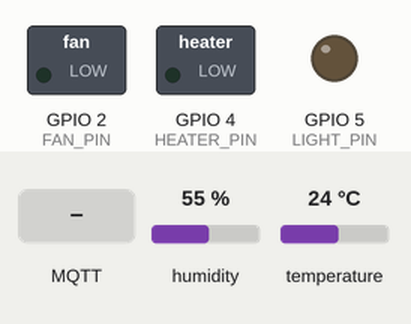
Recording of a sketch running on a simulated ESP32. Parts: switched loads named in the sketch (green lamp = pin HIGH), output pins drawn as LEDs (lit = HIGH). The test bench sets the inputs (shaded band); at power-on: humidity 55 %, temperature 24 °C. WiFi joins after 1.5 s; servers stay silent unless stated; random numbers use the default seed unless the sketch sets one; no MQTT or app messages arrive unless stated; what the sketch prints to the serial monitor is not drawn.

Above: at 2.7 s.
2.8 s: MQTT message "ON" arrives on the first subscribed topic
At 3.2 s:
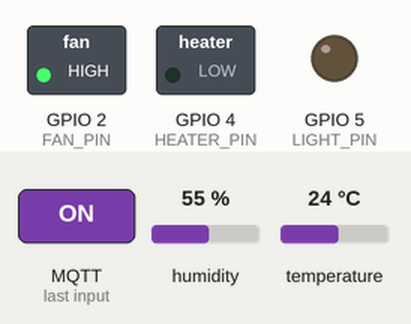
4.3 s: MQTT message "ON" arrives on the second subscribed topic
At 5.5 s:
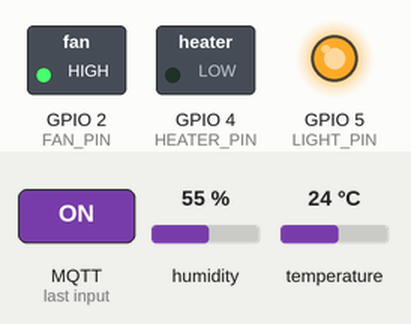
5.8 s: MQTT message "OFF" arrives on the first subscribed topic
At 7.0 s:
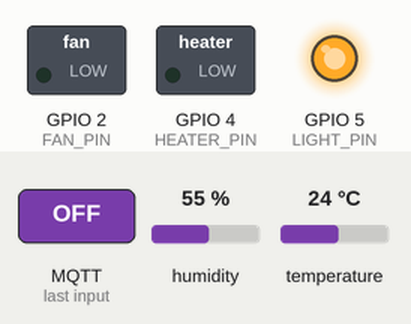
7.3 s: MQTT message "ON" arrives on the third subscribed topic
At 8.2 s:
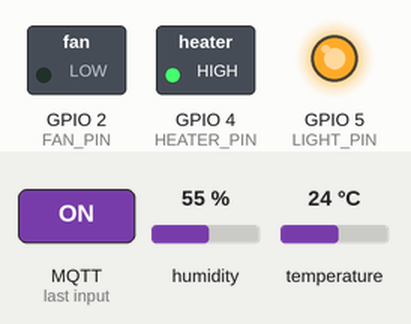
8.8 s: MQTT message "OFF" arrives on the second subscribed topic
At 10.0 s:
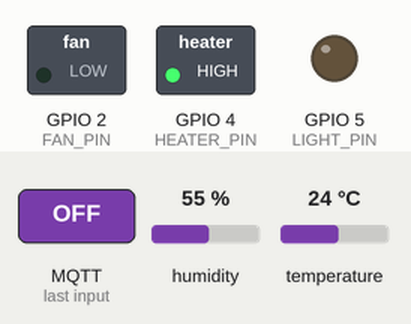
10.3 s: MQTT message "ON" arrives on the first subscribed topic
At 11.5 s:
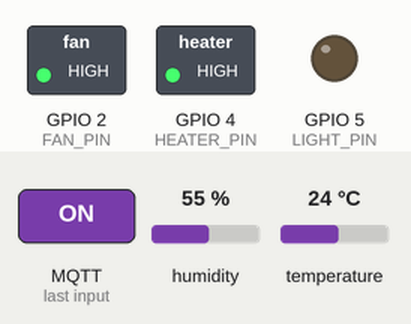
Timing chart, 0 to 12.8 s (numbered marks = the images above; inputs shaded):
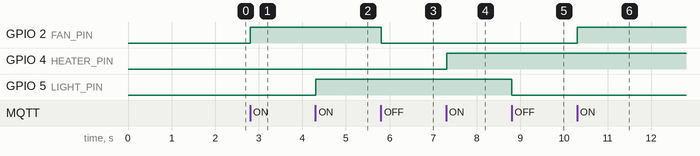

The sketch:

MQTT_G24.ino
```cpp
#include <WiFi.h>
#include <PubSubClient.h>
#include <DHTesp.h>

const char* ssid = "Phong802";
const char* password = "20021997";
const char* mqtt_server = "broker.hivemq.com"; // Thay đổi thành MQTT broker của bạn

const char* fan_control_topic = "/home/fan/control";
const char* light_control_topic = "/home/light/control";
const char* heater_control_topic = "/home/heater/control";
const char* temp_topic = "/home/sensor/temperature";
const char* hum_topic = "/home/sensor/humidity";

const int FAN_PIN = 2;     // Thay đổi thành chân kết nối relay của quạt
const int LIGHT_PIN = 5;   // Thay đổi thành chân kết nối relay của bóng đèn
const int HEATER_PIN = 4;  // Thay đổi thành chân kết nối relay của máy sưởi
const int DHT_PIN = 15;    // Thay đổi thành chân kết nối cảm biến DHT22

WiFiClient espClient;
PubSubClient client(espClient);
DHTesp dht;

void setup_wifi() {
  delay(10);
  Serial.println();
  Serial.print("Connecting to ");
  Serial.println(ssid);

  WiFi.mode(WIFI_STA);
  WiFi.begin(ssid, password);

  while (WiFi.status() != WL_CONNECTED) {
    delay(500);
    Serial.print(".");
  }

  Serial.println("");
  Serial.println("WiFi connected");
  Serial.println("IP address: ");
  Serial.println(WiFi.localIP());
}

void callback(char* topic, byte* payload, unsigned int length) {
  String message;
  for (int i = 0; i < length; i++) {
    message += (char)payload[i];
  }
  Serial.println("Message arrived [" + String(topic) + "] " + message);

  // Kiểm tra chủ đề và thực hiện các hành động tương ứng
  if (String(topic) == fan_control_topic) {
    if (message == "ON") {
      digitalWrite(FAN_PIN, HIGH); // Bật quạt
    } else if (message == "OFF") {
      digitalWrite(FAN_PIN, LOW); // Tắt quạt
    }
  } else if (String(topic) == light_control_topic) {
    if (message == "ON") {
      digitalWrite(LIGHT_PIN, HIGH); // Bật bóng đèn
    } else if (message == "OFF") {
      digitalWrite(LIGHT_PIN, LOW); // Tắt bóng đèn
    }
  } else if (String(topic) == heater_control_topic) {
    if (message == "ON") {
      digitalWrite(HEATER_PIN, HIGH); // Bật máy sưởi
    } else if (message == "OFF") {
      digitalWrite(HEATER_PIN, LOW); // Tắt máy sưởi
    }
  }
}

void reconnect() {
  while (!client.connected()) {
    Serial.print("Attempting MQTT connection...");
    String clientId = "ESP32Client-";
    clientId += String(random(0xffff), HEX);

    if (client.connect(clientId.c_str())) {
      Serial.println("Connected to MQTT broker");
      client.subscribe(fan_control_topic);
      client.subscribe(light_control_topic);
      client.subscribe(heater_control_topic);
    } else {
      Serial.print("Failed, rc=");
      Serial.print(client.state());
      Serial.println(" Retrying in 5 seconds");
      delay(5000);
    }
  }
}

void setup() {
  pinMode(FAN_PIN, OUTPUT);
  pinMode(LIGHT_PIN, OUTPUT);
  pinMode(HEATER_PIN, OUTPUT);

  Serial.begin(115200);
  setup_wifi();
  client.setServer(mqtt_server, 1883);
  client.setCallback(callback);
  dht.setup(DHT_PIN, DHTesp::DHT22);
}

void loop() {
  if (!client.connected()) {
    reconnect();
  }
  client.loop();
  // Đọc dữ liệu từ cảm biến và gửi lên MQTT broker
  TempAndHumidity data = dht.getTempAndHumidity();
  String temp = String(data.temperature, 2);
  String hum = String(data.humidity, 1);

  client.publish(temp_topic, temp.c_str());
  client.publish(hum_topic, hum.c_str());

  Serial.print("Temperature: ");
  Serial.println(temp);
  Serial.print("Humidity: ");
  Serial.println(hum);


  // Thêm các hành động khác ở đây nếu cần
}
```

Measured:
- after the input at 2.8 s, GPIO 2 (FAN_PIN): LOW → HIGH at once
- after the input at 4.3 s, GPIO 5 (LIGHT_PIN): LOW → HIGH at once
- after the input at 5.8 s, GPIO 2 (FAN_PIN): HIGH → LOW at once
- after the input at 7.3 s, GPIO 4 (HEATER_PIN): LOW → HIGH at once
- after the input at 8.8 s, GPIO 5 (LIGHT_PIN): HIGH → LOW at once
- after the input at 10.3 s, GPIO 2 (FAN_PIN): LOW → HIGH at once
